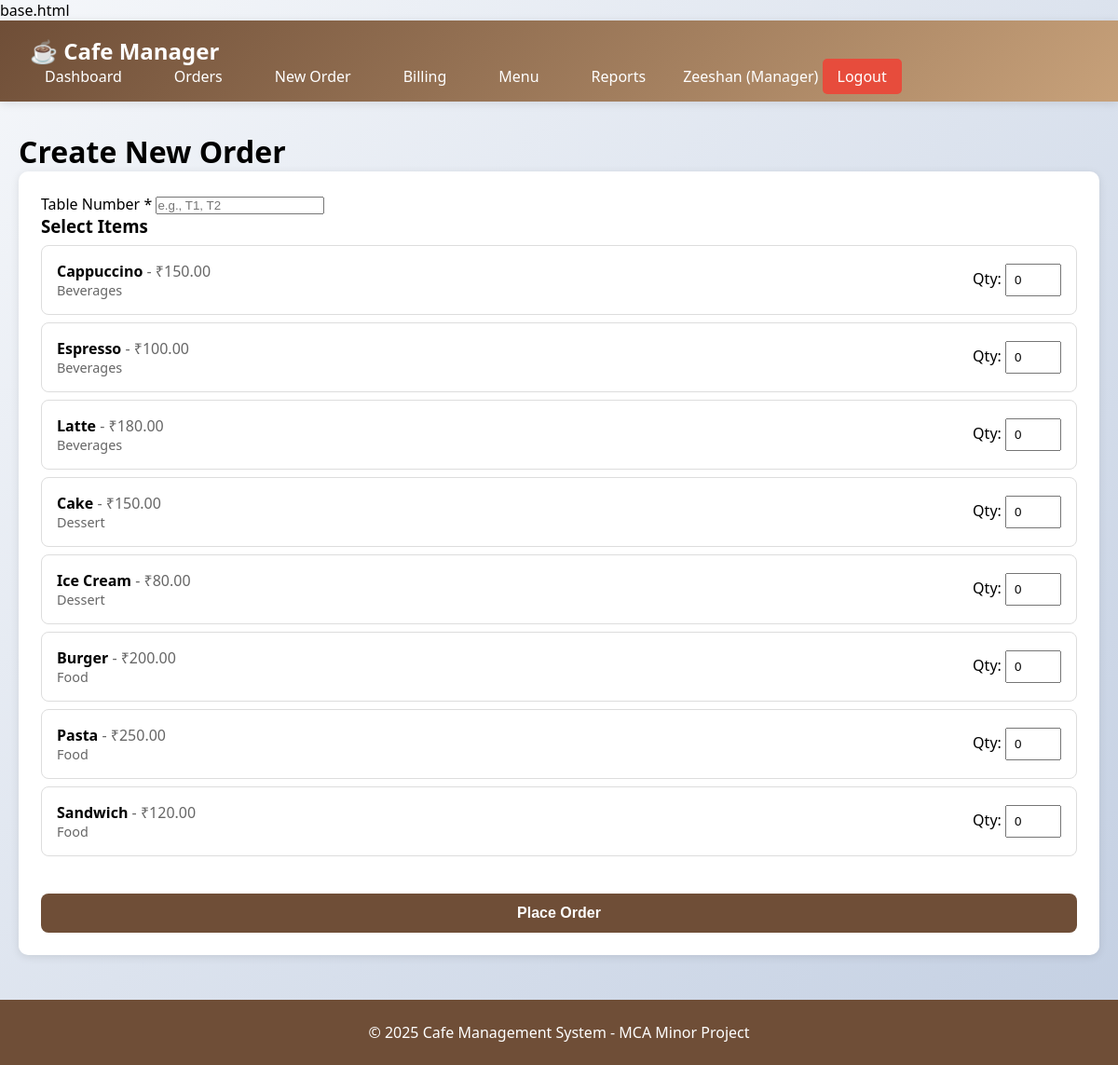
The page /orders/create (signed in) on the database its author committed.
### tables this page shows
CREATE TABLE menu_items (
    id INTEGER PRIMARY KEY AUTOINCREMENT,
    name VARCHAR(150) NOT NULL,
    description TEXT,
    price DECIMAL(10, 2) NOT NULL,
    category VARCHAR(50) NOT NULL,
    stock_quantity INTEGER DEFAULT 0,
    is_available BOOLEAN DEFAULT 1,
    created_at TIMESTAMP DEFAULT CURRENT_TIMESTAMP
);

### app.py (the view, shortened to what this page needs)
@app.route('/orders/create', methods=['GET', 'POST'])
@login_required
@role_required('Waiter', 'Manager')
def create_order():
    conn = get_db_connection()
    menu_items = conn.execute('SELECT * FROM menu_items WHERE is_available = 1 ORDER BY category, name').fetchall()
    conn.close()
    return render_template('create_order.html', menu_items=menu_items)

### app.py (called while the page is built)
def get_db_connection():
    conn = sqlite3.connect(DATABASE)
    conn.row_factory = sqlite3.Row
    return conn

def login_required(f):
    @wraps(f)
    def decorated_function(*args, **kwargs):
        if 'user_id' not in session:
            flash('Please login first!', 'error')
            return redirect(url_for('login'))
        return f(*args, **kwargs)
    return decorated_function

def role_required(*roles):
    def wrapper(f):
        @wraps(f)
        def decorated_function(*args, **kwargs):
            if 'role' not in session or session['role'] not in roles:
                flash('Access denied! Insufficient permissions.', 'error')
                return redirect(url_for('dashboard'))
            return f(*args, **kwargs)
        return decorated_function
    return wrapper

### templates/create_order.html (shortened to what this page needs)
{% extends "base.html" %}
{% block content %}
<h1>Create New Order</h1>
<form method="POST" action="{{ url_for('create_order') }}">
    <div class="card">
        <div class="form-group">
            <label for="table_no">Table Number *</label>
            <input type="text" id="table_no" name="table_no" required placeholder="e.g., T1, T2">
        </div>
        <h3>Select Items</h3>
        {% for item in menu_items %}
        <div style="display: flex; justify-content: space-between; align-items: center; padding: 1rem; border: 1px solid #ddd; margin: 0.5rem 0; border-radius: 8px;">
            <div>
                <strong>{{ item.name }}</strong>
                <span style="color: #666;">- ₹{{ "%.2f"|format(item.price) }}</span>
                <div style="font-size: 0.9rem; color: #666;">{{ item.category }}</div>
            </div>
            <div>
                <label>Qty: </label>
                <input type="number" name="quantities[]" value="0" min="0" max="{{ item.stock_quantity }}" style="width: 60px; padding: 0.5rem;">
            </div>
        </div>
        {% endfor %}
        <button type="submit" class="btn btn-primary btn-block" style="margin-top: 2rem;">Place Order</button>
    </div>
</form>
{% endblock %}

### templates/base.html (style rules this page uses)
* { margin: 0; padding: 0; box-sizing: border-box; }
body { font-family: 'Segoe UI', Tahoma, Geneva, Verdana, sans-serif; background: linear-gradient(135deg, #f5f7fa 0%, #c3cfe2 100%); min-height: 100vh; }
.card { background: white; border-radius: 10px; padding: 1.5rem; margin-bottom: 2rem; box-shadow: 0 2px 10px rgba(0,0,0,0.1); }
.btn { padding: 0.75rem 1.5rem; border: none; border-radius: 8px; font-size: 1rem; cursor: pointer; text-decoration: none; display: inline-block; transition: all 0.3s; font-weight: 600; }
.btn-primary { background: #6F4E37; color: white; }
.btn-block { width: 100%; }

### rows shown on the page
menu_items: name "Cappuccino", price "150.00", category "Beverages"
menu_items: name "Espresso", price "100.00", category "Beverages"
menu_items: name "Latte", price "180.00", category "Beverages"
menu_items: name "Cake", price "150.00", category "Dessert"
menu_items: name "Ice Cream", price "80.00", category "Dessert"
menu_items: name "Burger", price "200.00", category "Food"
menu_items: name "Pasta", price "250.00", category "Food"
menu_items: name "Sandwich", price "120.00", category "Food"

### other values the page prints
{{ session.user_name }} "Zeeshan"
{{ session.role }} "Manager"
